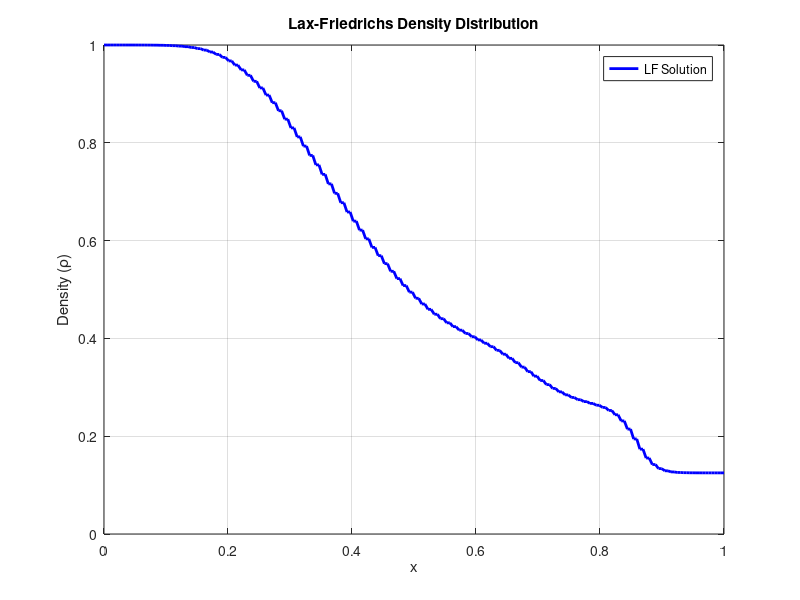

This figure's MATLAB source: (Note: this script raises an error after producing the figure.)
function lax_friedrichs_solution()
    % Lax-Friedrichs method for Sod's shock tube problem
    
    % Initial conditions
    rho_L = 1.0; u_L = 0.0; p_L = 1.0;
    rho_R = 0.125; u_R = 0.0; p_R = 0.1;
    gamma = 1.4;
    
    % Domain and time
    N = 200;
    x = linspace(0, 1, N);
    dx = x(2) - x(1);
    t_final = 0.2;
    CFL = 0.5;
    
    % Initialize solution
    W = zeros(3, N);
    for i = 1:N
        if x(i) < 0.5
            W(1,i) = rho_L;
            W(2,i) = rho_L * u_L;
            W(3,i) = p_L/(gamma-1) + 0.5*rho_L*u_L^2;
        else
            W(1,i) = rho_R;
            W(2,i) = rho_R * u_R;
            W(3,i) = p_R/(gamma-1) + 0.5*rho_R*u_R^2;
        end
    end
    
    % Time stepping
    t = 0;
    while t < t_final
        % Calculate time step
        max_speed = 0;
        for i = 1:N
            rho = W(1,i);
            u = W(2,i)/rho;
            E = W(3,i);
            p = (gamma-1)*(E - 0.5*rho*u^2);
            c = sqrt(gamma*p/rho);
            max_speed = max(max_speed, abs(u) + c);
        end
        dt = CFL * dx / max_speed;
        if t + dt > t_final
            dt = t_final - t;
        end
        
        % Lax-Friedrichs update
        W_new = zeros(3, N);
        for i = 2:N-1
            % Calculate fluxes
            F_left = euler_flux(W(:,i-1), gamma);
            F_right = euler_flux(W(:,i+1), gamma);
            
            % Lax-Friedrichs scheme
            W_new(:,i) = 0.5*(W(:,i-1) + W(:,i+1)) - (dt/(2*dx))*(F_right - F_left);
        end
        
        % Boundary conditions
        W_new(:,1) = W_new(:,2);
        W_new(:,N) = W_new(:,N-1);
        
        W = W_new;
        t = t + dt;
    end
    
    % Extract primitive variables
    rho = W(1,:);
    u = W(2,:) ./ W(1,:);
    E = W(3,:);
    p = (gamma-1)*(E - 0.5*W(1,:).*u.^2);
    
    % Save individual plots as TikZ
    % Density plot
    figure('Position', [100, 100, 400, 300]);
    set(gcf, 'Color', 'white');
    plot(x, rho, 'b-', 'LineWidth', 2);
    xlabel('x');
    ylabel('Density (\rho)');
    title('Lax-Friedrichs Density Distribution');
    legend('LF Solution', 'Location', 'best');
    grid on;
    matlab2tikz('../report/figure/density_lf.tex');
    
    % Velocity plot
    figure('Position', [100, 100, 400, 300]);
    set(gcf, 'Color', 'white');
    plot(x, u, 'r-', 'LineWidth', 2);
    xlabel('x');
    ylabel('Velocity (u)');
    title('Lax-Friedrichs Velocity Distribution');
    legend('LF Solution', 'Location', 'best');
    grid on;
    matlab2tikz('../report/figure/velocity_lf.tex');
    
    % Pressure plot
    figure('Position', [100, 100, 400, 300]);
    set(gcf, 'Color', 'white');
    plot(x, p, 'g-', 'LineWidth', 2);
    xlabel('x');
    ylabel('Pressure (p)');
    title('Lax-Friedrichs Pressure Distribution');
    legend('LF Solution', 'Location', 'best');
    grid on;
    matlab2tikz('../report/figure/pressure_lf.tex');
end

function F = euler_flux(W, gamma)
    rho = W(1);
    u = W(2)/rho;
    E = W(3);
    p = (gamma-1)*(E - 0.5*rho*u^2);
    
    F = [rho*u; rho*u^2 + p; u*(E + p)];
end
